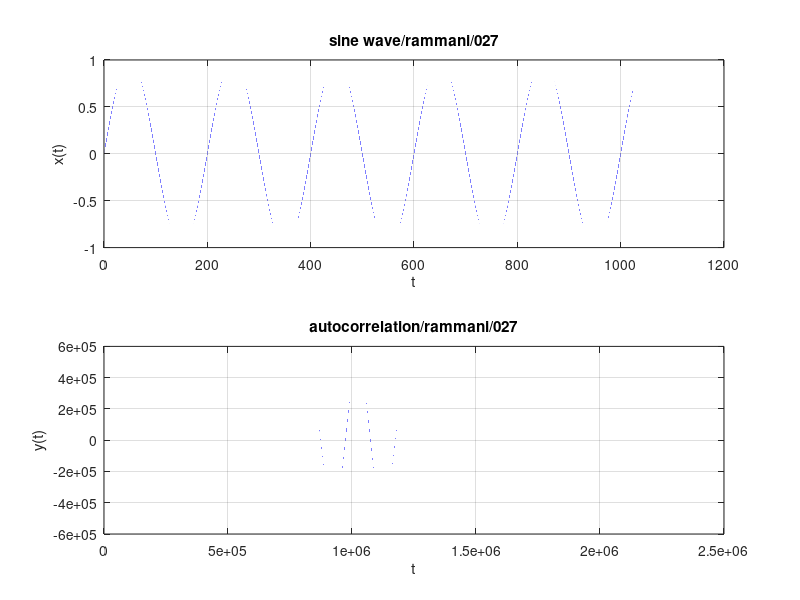

The MATLAB source for this figure:
%4 plot the autocorrelation sequence of sine wave with frequency 1Hz,
%sampling frequency 200 Hz. 
clc;
close all;
clear; 
A=1; 
f=1; 
fs= 200;
w = 2*pi*(f/fs);
t=0:0.001:1024;
x=A*sin(w*t);
subplot(2,1,1);
plot(t,x);
xlabel('t');
ylabel('x(t)');
title('sine wave/rammani/027');
grid on; 

y = xcorr(x);
subplot(2,1,2);
plot(y);
xlabel('t');
ylabel('y(t)');
title('autocorrelation/rammani/027');
grid on;